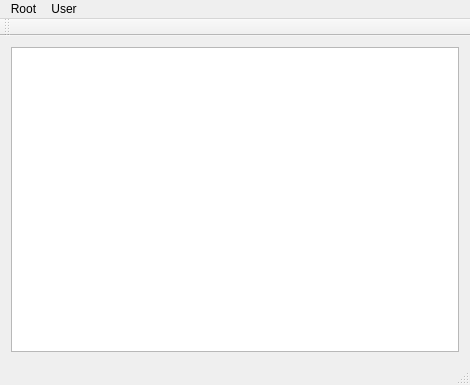
<?xml version="1.0" encoding="UTF-8"?>
<ui version="4.0">
 <class>MainWindow</class>
 <widget class="QMainWindow" name="MainWindow">
  <property name="geometry">
   <rect>
    <x>0</x>
    <y>0</y>
    <width>470</width>
    <height>385</height>
   </rect>
  </property>
  <property name="windowTitle">
   <string>yummyKit</string>
  </property>
  <widget class="QWidget" name="centralWidget">
   <layout class="QVBoxLayout" name="verticalLayout">
    <item>
     <widget class="QListView" name="listView">
      <property name="editTriggers">
       <set>QAbstractItemView::NoEditTriggers</set>
      </property>
     </widget>
    </item>
   </layout>
  </widget>
  <widget class="QMenuBar" name="menuBar">
   <property name="geometry">
    <rect>
     <x>0</x>
     <y>0</y>
     <width>470</width>
     <height>23</height>
    </rect>
   </property>
   <widget class="QMenu" name="menuRoot">
    <property name="title">
     <string>Root</string>
    </property>
    <addaction name="actionIP_Scan"/>
    <addaction name="actionFalsify_Packet"/>
    <addaction name="separator"/>
    <addaction name="actionWiFi_Cracking"/>
   </widget>
   <widget class="QMenu" name="menuUser">
    <property name="title">
     <string>User</string>
    </property>
   </widget>
   <addaction name="menuRoot"/>
   <addaction name="menuUser"/>
  </widget>
  <widget class="QToolBar" name="mainToolBar">
   <attribute name="toolBarArea">
    <enum>TopToolBarArea</enum>
   </attribute>
   <attribute name="toolBarBreak">
    <bool>false</bool>
   </attribute>
  </widget>
  <widget class="QStatusBar" name="statusBar"/>
  <action name="actionIP_Scan">
   <property name="text">
    <string>IP Scan</string>
   </property>
  </action>
  <action name="actionFalsify_Packet">
   <property name="text">
    <string>Falsify Packet</string>
   </property>
  </action>
  <action name="actionWiFi_Cracking">
   <property name="text">
    <string>WiFi Cracking</string>
   </property>
  </action>
 </widget>
 <layoutdefault spacing="6" margin="11"/>
 <resources/>
 <connections/>
</ui>
